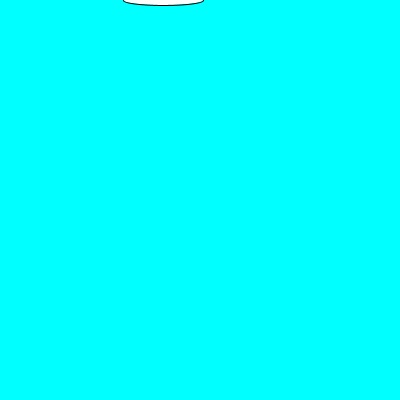
Frame 1 (no input)
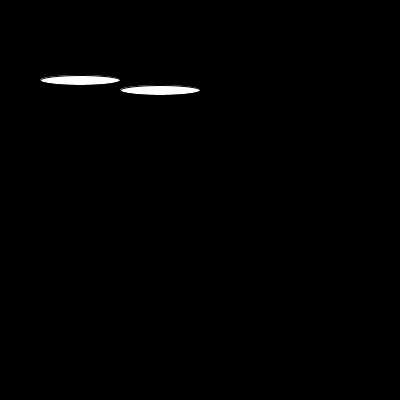
Frame 60 (the mouse pressed at the canvas centre just before this capture)
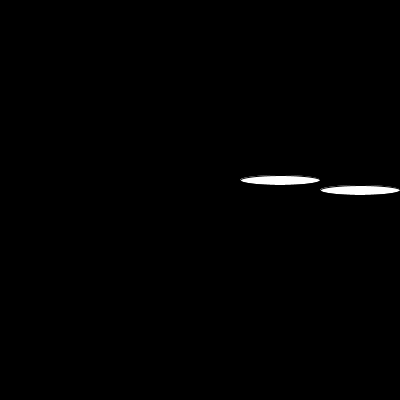
Frame 120 (the mouse held since frame 60 and released just before this capture)

The Processing sketch that drew these frames (run headless with seeded random() and noise(); from frame 60 on, the mouse is pressed at the canvas centre):

// Processing sketch: processing_11570
// ── processing_11570.pde

  //ejemplo de modulo con funciones
//chris kairalla
 
//contador aumenta en 1 cada loop
int counter = 400;
//determina cuatos niveles mas abajo deberan contarse antes de dibujar el otro rect
int repeat = 50;
//posicion x de rect
int x = 83;
//posicion y de rect
int y = 83;
//ancho de rect
int ellipseWidth = 80;
//alto de rect
int ellipseHeight = 10;
 
 
void setup(){
 size(400, 400);
background(0, 255, 255);
frameRate(10);
}
 
void draw(){
  //usa modulo para crear un loop repetitivo de numeros
  //cambia repetir para hacer mas filas de rects
  int multNumber = modulo(counter, repeat);
  moveEllipse(multNumber);
  //dibuja rect
  ellipse(x, y, ellipseWidth, ellipseHeight);
  //resetea si la linea se queda en el ancho de la pantalla
    if (x > width){
    resetValues();
  }
  increaseCounter();
}
 
//funcion que devuelve el modulo de dos numeros
int modulo(int ctr, int _repeat){
 int m = ctr % _repeat;
 return m;
}
 
//mueve el rect a la prox posicion
void moveEllipse(int multNumber){
   //coloca el siguiente rect justo abajo del ultimo
  y = ellipseHeight * multNumber;
    //mueve el siguiente rect a la derecha del ultimo rect
  x += ellipseWidth;
}
 
void increaseCounter(){
   //aumenta contador. Este puede aumentar lo que quiera, y
  //modulo siempre sera un ciclo arriba para repetir el valor
  counter ++;
}
 
void resetValues(){
   background(0);
   x = mouseX;
   y = mouseX;
}
